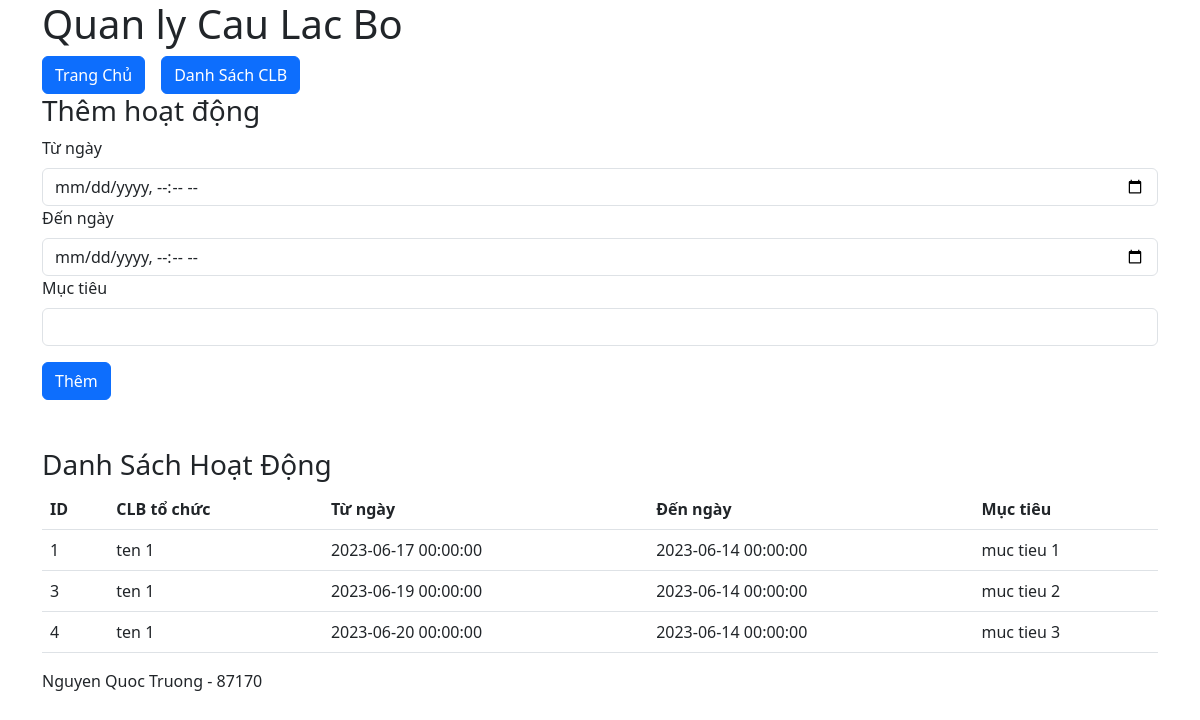
Screenshot of /themhoatdong.php?id=1 (signed in) with the database file from the repository.
### tables this page shows
CREATE TABLE `hoatdong` (
  `id` int(11) NOT NULL,
  `clbtochuc_id` int(32) NOT NULL,
  `tungay` datetime NOT NULL,
  `denngay` datetime NOT NULL,
  `muctieu` text NOT NULL
);

CREATE TABLE `caulacbo` (
  `id` int(11) NOT NULL,
  `namthanhlap` int(11) NOT NULL,
  `ten` varchar(255) NOT NULL,
  `muctieu` text NOT NULL,
  `chutich_id` varchar(255) NOT NULL
);

### themhoatdong.php (the view, shortened to what this page needs)
<?php
require_once 'header.php';
require_once 'connect.php';
if (isset($_GET['id']) ) {
    $clb_id = $_GET['id'];
}
$sql = "SELECT hoatdong.*, caulacbo.ten FROM hoatdong INNER JOIN caulacbo ON hoatdong.clbtochuc_id = caulacbo.id WHERE hoatdong.clbtochuc_id=$clb_id ORDER BY hoatdong.tungay";
$stmt = $pdo->query($sql);
$items = $stmt->fetchAll(PDO::FETCH_ASSOC);
?>
<div class="nav">
    <a href="index.php"
       class="btn btn-primary me-3">Trang Chủ</a>
    <a href="dsclb.php"
       class="btn btn-primary me-3">Danh Sách CLB</a>
</div>
<h3>Thêm hoạt động</h3>
<form action="them.php" method="post">
    <label class="form-label">Từ ngày</label>
    <input type="datetime-local" class="form-control" name="tungay">
    <label class="form-label">Đến ngày</label>
    <input type="datetime-local" class="form-control" name="denngay">
    <label class="form-label">Mục tiêu</label>
    <input type="text" class="form-control" name="muctieu">
    <input type="submit" value="Thêm" class="btn btn-primary mt-3">
</form>
<br>
<br>
<h3>Danh Sách Hoạt Động</h3>
<table class="table">
    <thead>
        <tr>
            <th>ID</th>
            <th>CLB tổ chức</th>
            <th>Từ ngày</th>
            <th>Đến ngày</th>
            <th>Mục tiêu</th>
        </tr>
    </thead>
    <tbody>
        <?php
        foreach ($items as $item) {
            ?>
            <tr>
                <td><?php echo $item['id'] ?></td>
                <td><?php echo $item['ten'] ?></td>
                <td><?php echo $item['tungay'] ?></td>
                <td><?php echo $item['denngay'] ?></td>
                <td><?php echo $item['muctieu'] ?></td>
            </tr>
            <?php
        }
        ?>
    </tbody>
</table>
<?php require_once 'footer.php' ?>

### header.php (shortened to what this page needs)
<!DOCTYPE html>
<html lang="en">
<head>
    <link href="https://cdn.jsdelivr.net/npm/bootstrap@5.3.0-alpha1/dist/css/bootstrap.min.css"
          rel="stylesheet"
>
</head>
<body>
    <div class="container">
        <header>
            <h1>Quan ly Cau Lac Bo</h1>
        </header>
        <div class="content">

### footer.php
</div>
<footer>
    <p>Nguyen Quoc Truong - 87170</p>
</footer>
</div>
</body>
</html>

### rows the page displays
hoatdong: id "1", clbtochuc.ten "ten 1", tungay "2023-06-17 00:00:00", denngay "2023-06-14 00:00:00", muctieu "muc tieu 1"
hoatdong: id "3", clbtochuc.ten "ten 1", tungay "2023-06-19 00:00:00", denngay "2023-06-14 00:00:00", muctieu "muc tieu 2"
hoatdong: id "4", clbtochuc.ten "ten 1", tungay "2023-06-20 00:00:00", denngay "2023-06-14 00:00:00", muctieu "muc tieu 3"
